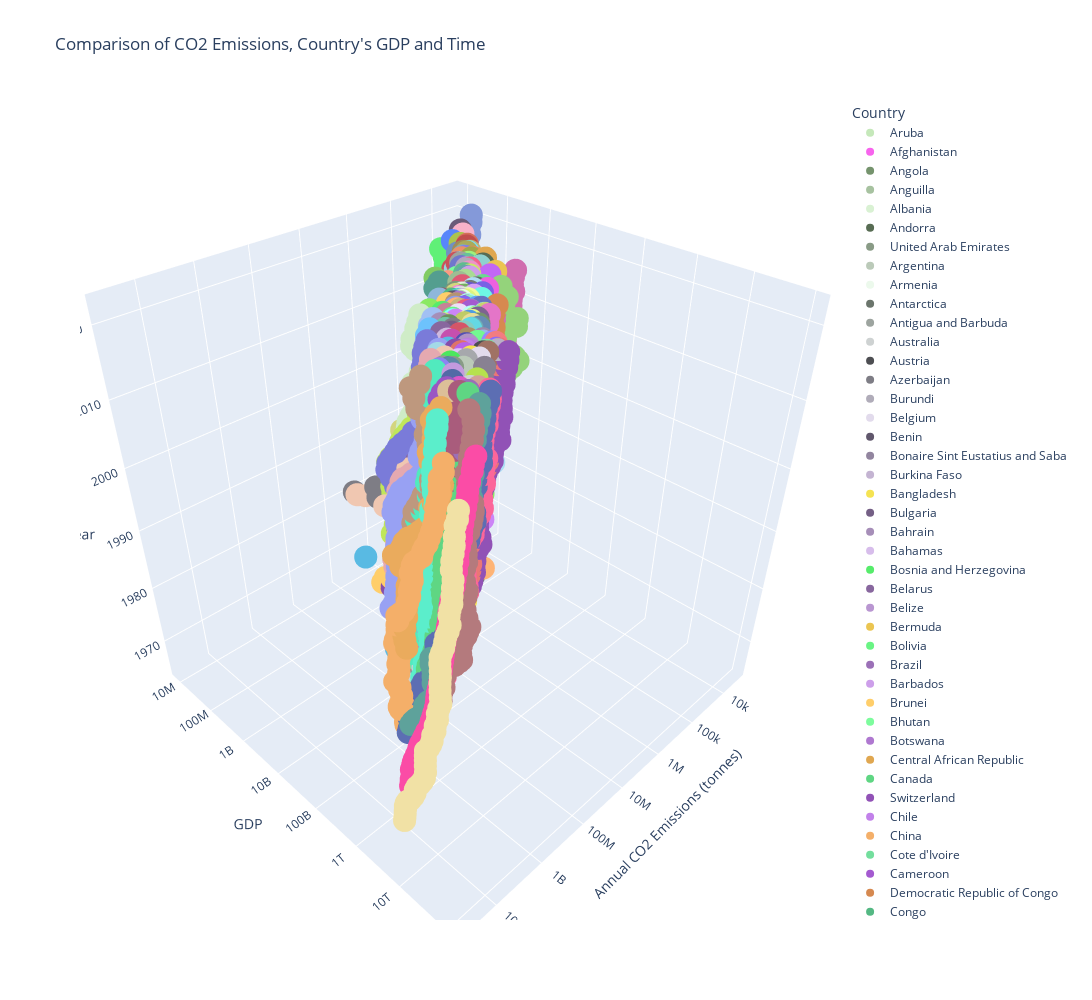

The code cell stored with this chart in its notebook:
### Code cell
# the code for generating unique colours was retrieved from Claude Sonnet 3.5 to ensure we have somewhat unique colours for the different countries. 
def generate_unique_colors(n):
    colors = []
    
    # Use different color spaces to ensure variety
    # RGB space variations
    for i in range(n):
        # Use prime numbers to space out the colors
        r = (173 + i * 71) % 256  # Prime number 71
        g = (223 + i * 67) % 256  # Prime number 67
        b = (157 + i * 73) % 256  # Prime number 73
        
        # Adjust vibrancy by mixing less with white
        # Change these ratios to adjust vibrancy (higher ratio = more vibrant)
        # Original was 0.5 (dividing by 2), let's try 0.7
        white_mix = 0.3  # Reduce white mixing for more vibrant colors
        r = int(r * (1 - white_mix) + 255 * white_mix)
        g = int(g * (1 - white_mix) + 255 * white_mix)
        b = int(b * (1 - white_mix) + 255 * white_mix)
        
        colors.append(f'rgb({r}, {g}, {b})')
    
    return colors

# First verify the number of colors generated
colors = generate_unique_colors(217)
print("Number of unique colors:", len(set(colors)))  # Should be 217

# Create the plot
fig = px.scatter_3d(dataset, 
                    x='Annual CO2 Emissions (tonnes)', 
                    log_x= True,
                    y='GDP',
                    log_y=True, 
                    z='Year',
                    color='Country',
                    width=1500,
                    height=1000,
                    color_discrete_sequence=colors,
                    title="Comparison of CO2 Emissions, Country's GDP and Time"
                   )
# # Define which countries you want visible initially
# initial_countries = ['China', 'United States', 'Australia', 'India', 'Russia', 'Japan', 'South Korea']  # Example countries

# # Update traces to set initial visibility
# fig.update_traces(visible='legendonly')  # First set all to hidden
# for trace in fig.data:
#     if trace.name in initial_countries:
#         trace.visible = True  # Make selected countries visible

fig.show()
